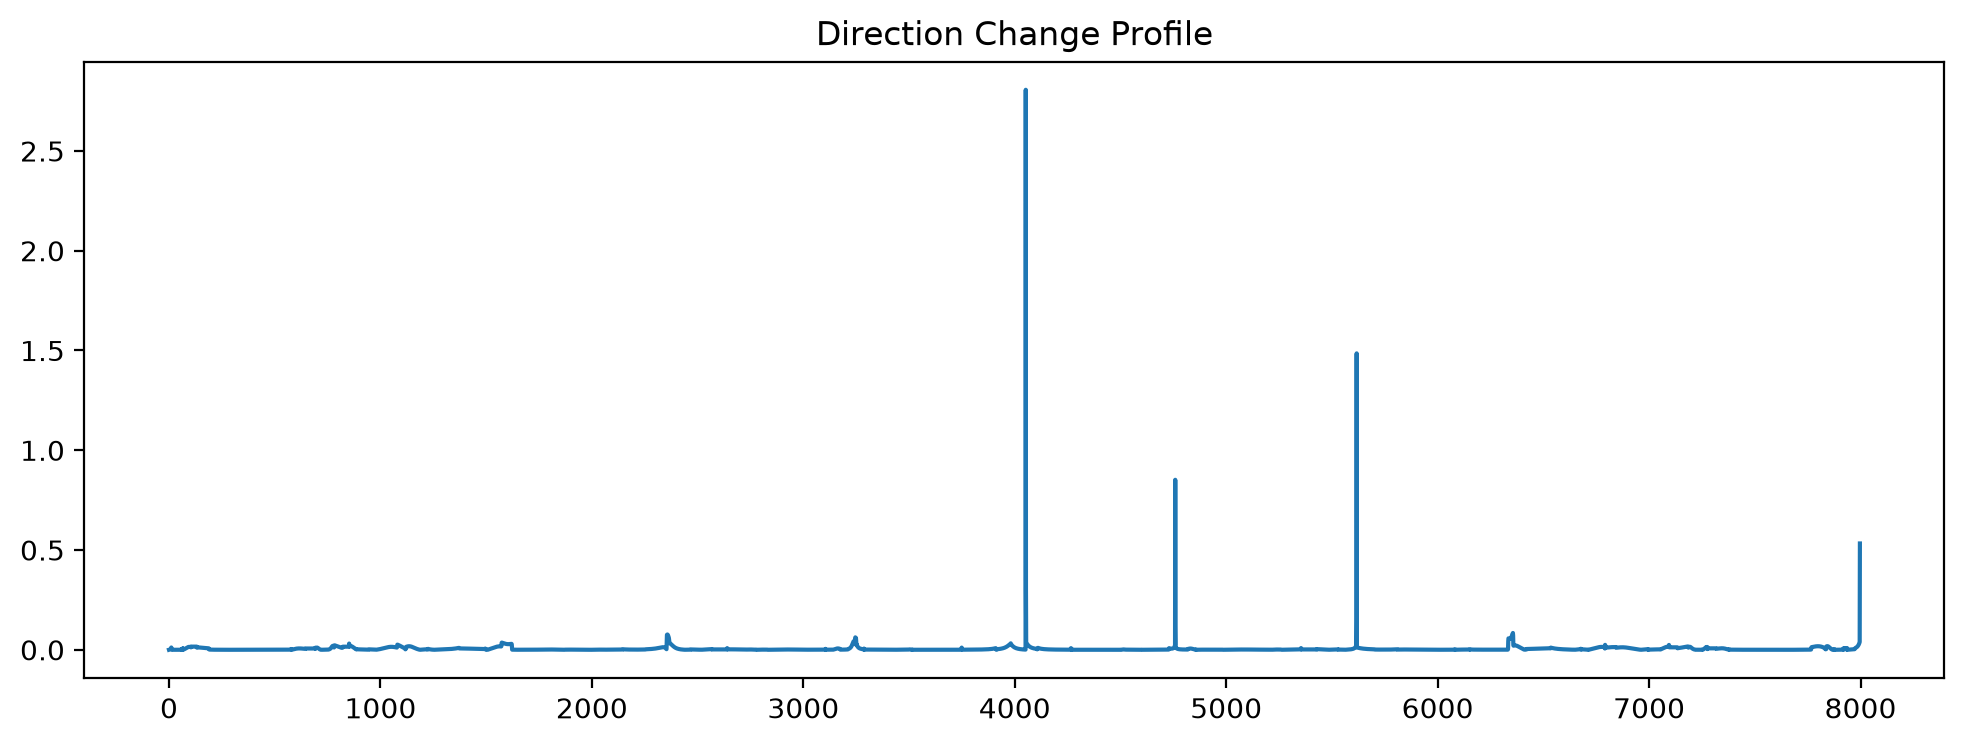

This figure's Python source:
from pathlib import Path
from svgpathtools import svg2paths

import numpy as np
import matplotlib.pyplot as plt

SVG_FILE = Path(
r"E:\Project_Shiftwright\external\racing-track-maps-vector\from-iracing\Road\spielberg\403-spielberg-gp\active.svg"
)

paths,_ = svg2paths(
    str(SVG_FILE)
)

path = paths[0]

N = 8000

pts = []

for i in range(N):

    p = path.point(
        i/(N-1)
    )

    pts.append([
        p.real,
        p.imag
    ])

pts = np.array(pts)

vec = pts[1:] - pts[:-1]

angles = np.arctan2(
    vec[:,1],
    vec[:,0]
)

change = np.abs(
    np.unwrap(
        np.diff(
            angles
        )
    )
)

largest = np.argsort(
    change
)[-50:]

print()
print(
    "Largest direction changes"
)

for idx in largest[::-1]:

    print(
        idx,
        change[idx]
    )

plt.figure(
    figsize=(12,4)
)

plt.plot(
    change
)

plt.title(
    "Direction Change Profile"
)

plt.savefig(
    "experiments/spielberg_direction_change.png",
    dpi=200,
    bbox_inches="tight"
)

print()
print(
    "Saved:"
    " experiments/spielberg_direction_change.png"
)
